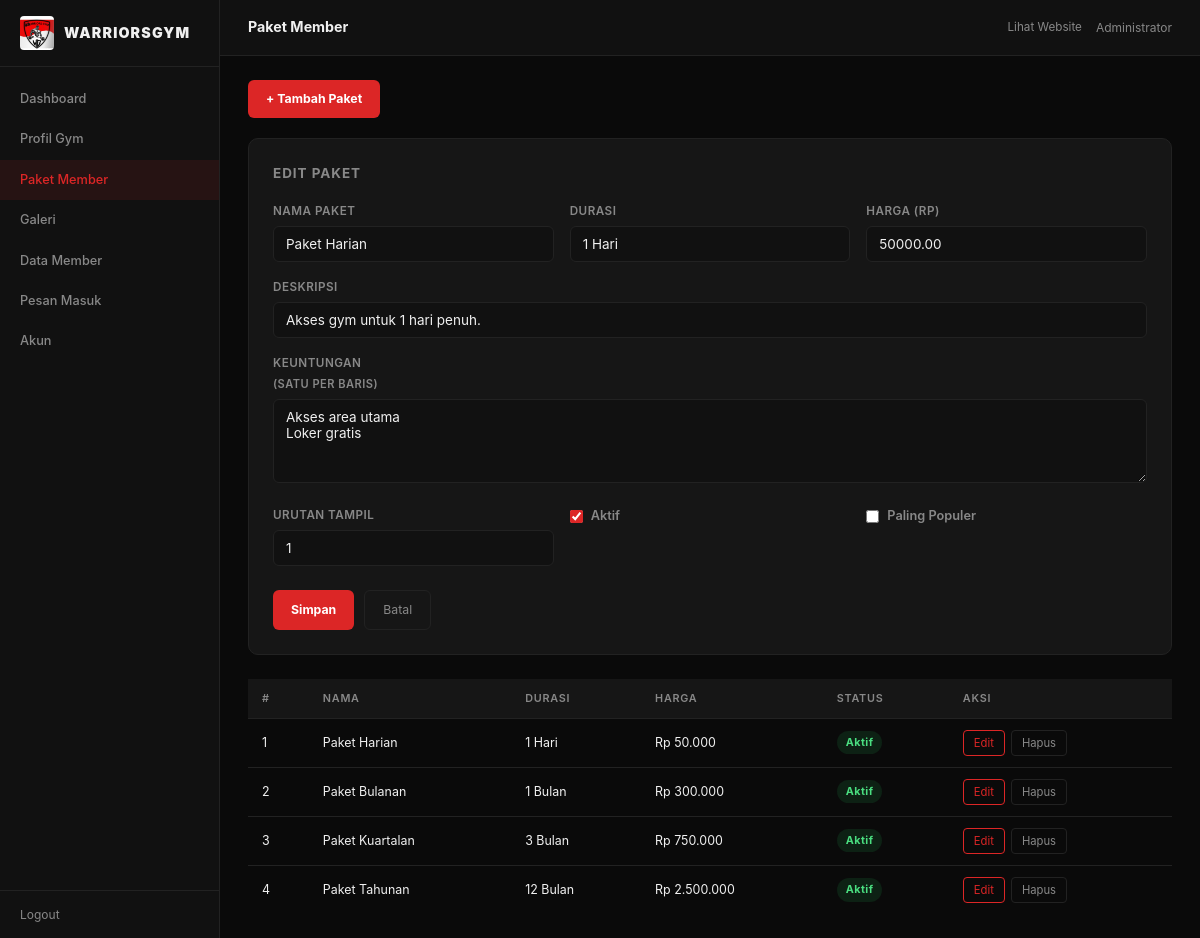
The page /admin/pages/paket.php?action=edit&id=1 (signed in) on the database its author committed.
### tables this page shows
CREATE TABLE IF NOT EXISTS packages (
    id            INT UNSIGNED     AUTO_INCREMENT PRIMARY KEY,
    name          VARCHAR(100)     NOT NULL               COMMENT 'Nama paket (mis. Monthly, Quarterly)',
    duration      VARCHAR(50)      NOT NULL               COMMENT 'Durasi paket (mis. 1 Bulan, 3 Bulan)',
    price         DECIMAL(12,2)    NOT NULL DEFAULT 0.00,
    description   TEXT                                    COMMENT 'Deskripsi singkat paket',
    benefits      TEXT                                    COMMENT 'Daftar keuntungan (JSON array atau teks)',
    display_order SMALLINT         NOT NULL DEFAULT 0     COMMENT 'Urutan tampil di halaman publik',
    is_active     TINYINT(1)       NOT NULL DEFAULT 1,
    created_by    INT UNSIGNED     NOT NULL,
    created_at    TIMESTAMP        DEFAULT CURRENT_TIMESTAMP,
    updated_at    TIMESTAMP        DEFAULT CURRENT_TIMESTAMP
                                   ON UPDATE CURRENT_TIMESTAMP,
    CONSTRAINT fk_packages_admin
        FOREIGN KEY (created_by) REFERENCES admins (id)
        ON UPDATE CASCADE ON DELETE RESTRICT
);

### admin/config/db.php (called while the page is built, shortened)
<?php
function e(string $s): string {
    return htmlspecialchars($s, ENT_QUOTES, 'UTF-8');
}
function fmtPrice(float $price): string {
    return 'Rp ' . number_format($price, 0, ',', '.');
}

### admin/pages/paket.php (the view, shortened to what this page needs)
<?php
require_once '../../config/db.php';
$pdo = db();
$action = $_GET['action'] ?? '';
$id     = (int)($_GET['id'] ?? 0);
$edit = null;
if (($action === 'edit') && $id) {
    $edit = $pdo->prepare('SELECT * FROM packages WHERE id=?');
    $edit->execute([$id]);
    $edit = $edit->fetch();
}
$packages = $pdo->query('SELECT * FROM packages ORDER BY display_order, id')->fetchAll();
require_once '../../includes/header.php';
?>
<div class="page-actions">
  <a href="?action=add" class="btn-primary">+ Tambah Paket</a>
</div>
<?php if ($action === 'add' || $action === 'edit'): ?>
<?php $b = $edit ? implode("\n", json_decode($edit['benefits'] ?? '[]', true) ?: []) : ''; ?>
<div class="form-card">
  <h3><?= $edit ? 'Edit Paket' : 'Paket Baru' ?></h3>
  <form method="POST" action="?<?= $edit ? 'action=edit&id='.$edit['id'] : 'action=add' ?>">
    <div class="field-row cols-3">
      <div class="field">
        <label>Nama Paket</label>
        <input type="text" name="name" value="<?= e($edit['name'] ?? '') ?>" required>
      </div>
      <div class="field">
        <label>Durasi</label>
        <input type="text" name="duration" value="<?= e($edit['duration'] ?? '') ?>" placeholder="1 Bulan" required>
      </div>
      <div class="field">
        <label>Harga (Rp)</label>
        <input type="number" name="price" value="<?= $edit['price'] ?? 0 ?>" min="0" required>
      </div>
    </div>
    <div class="field">
      <label>Deskripsi</label>
      <input type="text" name="description" value="<?= e($edit['description'] ?? '') ?>">
    </div>
    <div class="field">
      <label>Keuntungan <small>(satu per baris)</small></label>
      <textarea name="benefits" rows="4"><?= e($b) ?></textarea>
    </div>
    <div class="field-row cols-3">
      <div class="field">
        <label>Urutan Tampil</label>
        <input type="number" name="display_order" value="<?= $edit['display_order'] ?? 0 ?>">
      </div>
      <div class="field field-check">
        <label><input type="checkbox" name="is_active" <?= ($edit['is_active'] ?? 1) ? 'checked' : '' ?>> Aktif</label>
      </div>
      <div class="field field-check">
        <label><input type="checkbox" name="featured" <?= !empty($edit['featured']) ? 'checked' : '' ?>> Paling Populer</label>
      </div>
    </div>
    <div class="form-actions">
      <button type="submit" class="btn-primary">Simpan</button>
      <a href="paket.php" class="btn-ghost">Batal</a>
    </div>
  </form>
</div>
<?php endif; ?>
<table class="data-table">
  <thead>
    <tr><th>#</th><th>Nama</th><th>Durasi</th><th>Harga</th><th>Status</th><th>Aksi</th></tr>
  </thead>
  <tbody>
  <?php if ($packages): ?>
  <?php foreach ($packages as $p): ?>
    <tr>
      <td><?= (int)$p['display_order'] ?></td>
      <td><?= e($p['name']) ?></td>
      <td><?= e($p['duration']) ?></td>
      <td><?= fmtPrice((float)$p['price']) ?></td>
      <td><span class="badge badge-<?= $p['is_active'] ? 'active' : 'expired' ?>"><?= $p['is_active'] ? 'Aktif' : 'Nonaktif' ?></span></td>
      <td class="row-actions">
        <a href="?action=edit&id=<?= $p['id'] ?>" class="btn-edit">Edit</a>
        <a href="?action=delete&id=<?= $p['id'] ?>" class="btn-del" onclick="return confirm('Hapus paket ini?')">Hapus</a>
      </td>
    </tr>
  <?php endforeach; ?>
  <?php else: ?>
    <tr><td colspan="6" class="empty-note">Belum ada paket.</td></tr>
  <?php endif; ?>
  </tbody>
</table>
<?php require_once '../../includes/footer.php'; ?>

### admin/admin.css (style rules this page uses)
*, *::before, *::after { box-sizing: border-box; margin: 0; padding: 0; }
:root { --accent: #DC2626; --accent-lt: #EF4444; --accent-dk: #B91C1C; --bg: #0a0a0a; --bg2: #111111; --surface: #161616; --border: #222222; --text: #F0F0F0; --text2: #888888; --text3: #3a3a3a; --radius: 6px; --sidebar-w: 220px; --font: 'Inter', system-ui, sans-serif; }
html { font-size: 15px; }
body { background: var(--bg); color: var(--text); font-family: var(--font); line-height: 1.6; }
a { color: inherit; text-decoration: none; }
input, select, textarea, button { font-family: var(--font); font-size: .9rem; }
.field { margin-bottom: 16px; }
.field label { display: block; font-size: .78rem; font-weight: 600; color: var(--text2); margin-bottom: 5px; text-transform: uppercase; letter-spacing: .04em; }
.field small { display: block; font-size: .74rem; color: var(--text2); margin-top: 4px; }
.field input, .field select, .field textarea { width: 100%; padding: 9px 12px; background: var(--bg2); border: 1px solid var(--border); border-radius: var(--radius); color: var(--text); transition: border-color .15s; }
.field textarea { resize: vertical; min-height: 80px; }
.field-check label { display: flex; align-items: center; gap: 8px; font-size: .85rem; text-transform: none; letter-spacing: 0; cursor: pointer; }
.field-check input[type="checkbox"] { width: auto; margin: 0; accent-color: var(--accent); }
.field-row { display: grid; gap: 16px; }
.field-row.cols-3 { grid-template-columns: 1fr 1fr 1fr; }
.form-card { background: var(--surface); border: 1px solid var(--border); border-radius: 10px; padding: 24px; margin-bottom: 24px; }
.form-card h3 { font-size: .9rem; font-weight: 700; margin-bottom: 18px; color: var(--text2); text-transform: uppercase; letter-spacing: .07em; }
.form-actions { display: flex; gap: 10px; margin-top: 8px; }
.btn-primary { display: inline-flex; align-items: center; gap: 6px; padding: 9px 18px; background: var(--accent); color: #fff; border: none; border-radius: var(--radius); font-size: .82rem; font-weight: 700; cursor: pointer; transition: background .15s; }
.btn-ghost { display: inline-flex; align-items: center; padding: 9px 18px; background: transparent; color: var(--text2); border: 1px solid var(--border); border-radius: var(--radius); font-size: .82rem; cursor: pointer; transition: all .15s; }
.btn-edit { padding: 3px 10px; font-size: .75rem; border: 1px solid var(--accent); color: var(--accent); border-radius: 4px; transition: all .15s; }
.btn-del { padding: 3px 10px; font-size: .75rem; border: 1px solid var(--border); color: var(--text2); border-radius: 4px; transition: all .15s; }
.page-actions { margin-bottom: 20px; }
.data-table { width: 100%; border-collapse: collapse; font-size: .83rem; }
.data-table thead { background: var(--surface); }
.data-table th { padding: 11px 14px; text-align: left; font-size: .72rem; text-transform: uppercase; letter-spacing: .07em; color: var(--text2); font-weight: 600; white-space: nowrap; }
.data-table td { padding: 11px 14px; border-top: 1px solid var(--border); vertical-align: middle; }
.row-actions { display: flex; gap: 6px; }
.badge { display: inline-block; padding: 3px 9px; border-radius: 20px; font-size: .72rem; font-weight: 700; letter-spacing: .04em; }
.badge-active { background: rgba(34,197,94,.12); color: #4ade80; }

### rows shown on the page
packages: name "Paket Harian", duration "1 Hari", price "50000.00", description "Akses gym untuk 1 hari penuh.", benefits "Akses area utama Loker gratis", display_order "1", is_active "☑", price "Rp 50.000", shows "Aktif"
packages: display_order "2", name "Paket Bulanan", duration "1 Bulan", price "Rp 300.000", is_active "Aktif"
packages: display_order "3", name "Paket Kuartalan", duration "3 Bulan", price "Rp 750.000", is_active "Aktif"
packages: display_order "4", name "Paket Tahunan", duration "12 Bulan", price "Rp 2.500.000", is_active "Aktif"

### other values the page prints
$label "Dashboard"
$label "Profil Gym"
$label "Paket Member"
$label "Galeri"
$label "Data Member"
$label "Pesan Masuk"
$label "Akun"
$pageTitle "Paket Member"
$_SESSION['admin_name'] "Administrator"
